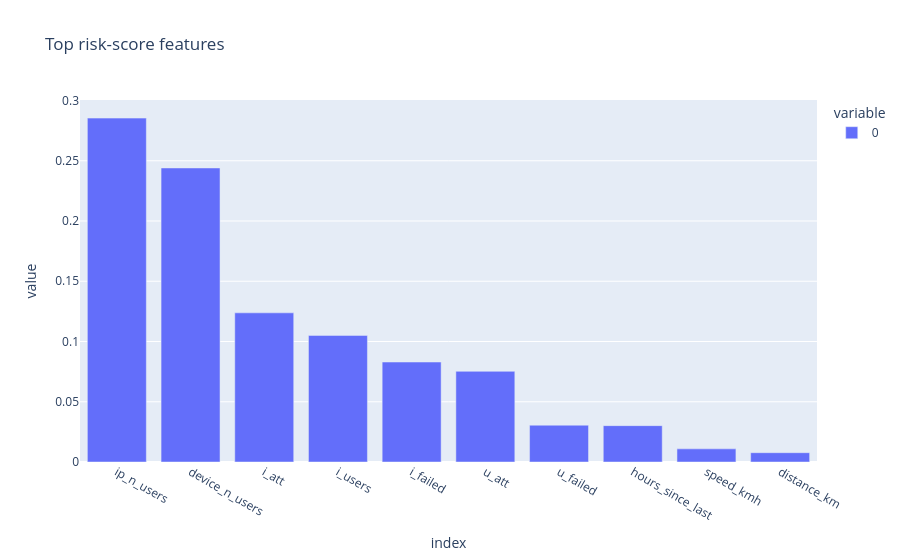

The cell this chart's notebook holds for it:
### Code cell
imp = pd.Series(rf.feature_importances_, index=FEATURES).sort_values(ascending=False)
fig = px.bar(imp.head(10), title='Top risk-score features')
fig.show()

### Figure 1 — Plotly figure (JSON) as saved in the notebook; plotly's stock layout.template omitted (floating-point values rounded to 4 significant figures)
{"data": [{"hovertemplate": "variable=0<br>index=%{x}<br>value=%{y}<extra></extra>", "legendgroup": "0", "marker": {"color": "#636efa", "pattern": {"shape": ""}}, "name": "0", "orientation": "v", "showlegend": true, "textposition": "auto", "type": "bar", "x": ["ip_n_users", "device_n_users", "i_att", "i_users", "i_failed", "u_att", "u_failed", "hours_since_last", "speed_kmh", "distance_km"], "xaxis": "x", "y": [0.2854, 0.244, 0.1238, 0.1051, 0.08297, 0.07525, 0.03055, 0.03018, 0.0109, 0.007724], "yaxis": "y"}], "layout": {"barmode": "relative", "legend": {"title": {"text": "variable"}, "tracegroupgap": 0}, "title": {"text": "Top risk-score features"}, "xaxis": {"anchor": "y", "domain": [0.0, 1.0], "title": {"text": "index"}}, "yaxis": {"anchor": "x", "domain": [0.0, 1.0], "title": {"text": "value"}}}}
